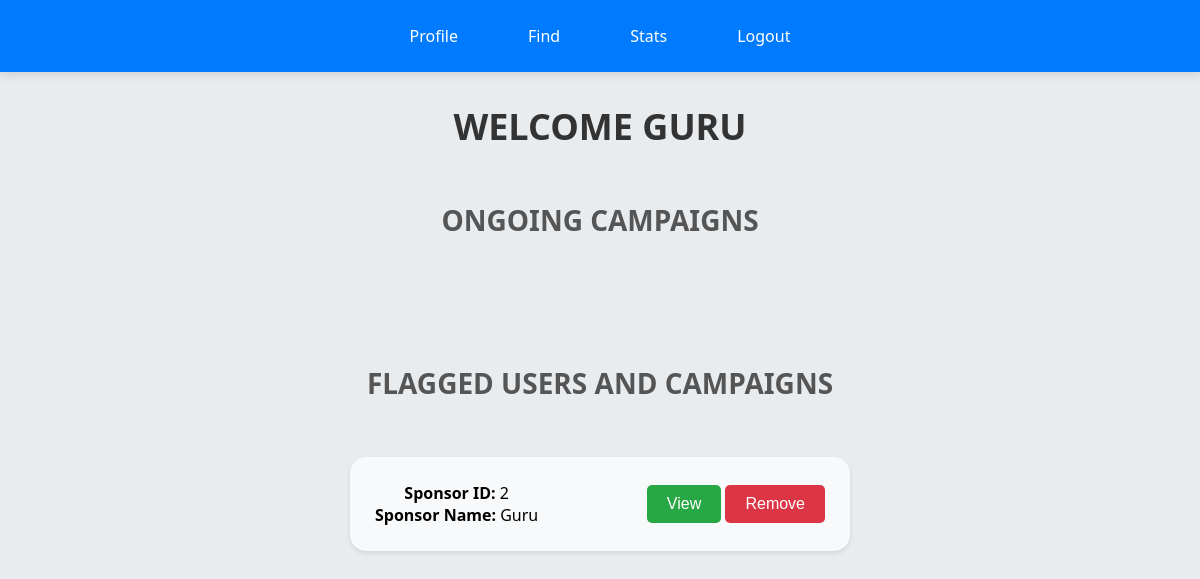
Page /admin_dashboard on the committed database.
### tables this page shows
CREATE TABLE sponsors (
                        id INTEGER PRIMARY KEY AUTOINCREMENT,
                        name VARCHAR(20) NOT NULL,
                        password VARCHAR(20) NOT NULL,
                        industry VARCHAR(20) NOT NULL, 
                        budget INTEGER NOT NULL
                    , flag varchar(10));

### frontpage.py (the view)
@app.route('/admin_dashboard', methods=['GET', 'POST'])
def admin_dashboard():
    if request.method == "POST":
        if request.form['name'] != NAME and request.form['password'] != PASSWORD:
            flash("Invalid username or password")
            return redirect(url_for('admin'))
        else:
            conn = sqlite3.connect('database.db')
            c = conn.cursor()
            today = date.today()
            c.execute("SELECT * from campaign "
                      "WHERE start_date<= ? AND "
                      "end_date>= ?", (today, today))
            ongoing_campaigns = c.fetchall()
            c.execute("SELECT * from sponsors WHERE flag='yes'")
            flag_sponsors = c.fetchall()
            c.execute("SELECT * from influencers WHERE flag='yes'")
            flag_influencers = c.fetchall()
            c.execute("SELECT * from campaign WHERE flag='yes'")
            flag_campaigns = c.fetchall()
            return render_template('admin_dashboard.html', name=request.form['name'],
                                   campaigns=ongoing_campaigns, flag_sponsors=flag_sponsors,
                                   flag_influencers=flag_influencers, flag_campaigns=flag_campaigns)
    else:
        conn = sqlite3.connect('database.db')
        c = conn.cursor()
        today = date.today()
        c.execute("SELECT * from campaign "
                  "WHERE start_date<= ? AND "
                  "end_date>= ?", (today, today))
        ongoing_campaigns = c.fetchall()
        c.execute("SELECT * from sponsors WHERE flag='yes'")
        flag_sponsors = c.fetchall()
        c.execute("SELECT * from influencers WHERE flag='yes'")
        flag_influencers = c.fetchall()
        c.execute("SELECT * from campaign WHERE flag='yes'")
        flag_campaigns = c.fetchall()
        return render_template('admin_dashboard.html', name=NAME,
                               campaigns=ongoing_campaigns, flag_sponsors=flag_sponsors,
                               flag_influencers=flag_influencers, flag_campaigns=flag_campaigns)

### templates/admin_dashboard.html (shortened to what this page needs)
<!DOCTYPE html>
<html lang="en">
<head>
</head>
<body>
    <center>
        <div class="nav">
            <a href="{{ url_for('admin_dashboard') }}">Profile</a>
            <a href="{{ url_for('admin_find') }}">Find</a>
            <a href="{{ url_for('admin_stats') }}">Stats</a>
            <a href="{{ url_for('frontpage') }}" style="display:inline;">Logout</a>
        </div>
        <h1>Welcome {{ name }}</h1>
        <h2>Ongoing Campaigns</h2>
        <ul>
        </ul>
        <h2>Flagged Users and Campaigns</h2>
        <ul>
            {% for sponsor in flag_sponsors %}
            <li>
                <div>
                    <strong>Sponsor ID:</strong> {{ sponsor[0] }}<br>
                    <strong>Sponsor Name:</strong> {{ sponsor[1] }}
                </div>
                <div>
                    <form action="{{ url_for('admin_view_sponsor', spon_id=sponsor[0]) }}" style="display:inline;">
                        <button type="submit" class="button">View</button>
                    </form>
                    <form action="{{ url_for('remove_sponsor', spon_id=sponsor[0]) }}" style="display:inline;">
                        <button type="submit" class="button button-remove">Remove</button>
                    </form>
                </div>
            </li>
            {% endfor %}
        </ul>
    </center>
</body>
</html>

### templates/admin_dashboard.html (style rules this page uses)
body { font-family: 'Segoe UI', Tahoma, Geneva, Verdana, sans-serif; background-color: #e9ecef; margin: 0; padding: 0; }
h1 { color: #333; text-align: center; text-transform: uppercase; font-size: 36px; margin-bottom: 30px; }
h2 { color: #555; text-transform: uppercase; font-size: 28px; margin-top: 50px; margin-bottom: 25px; padding-bottom: 10px; text-align: center; }
.nav { display: flex; justify-content: center; align-items: center; background-color: #007bff; padding: 15px; box-shadow: 0 4px 8px rgba(0, 0, 0, 0.1); margin-bottom: 30px; }
.nav a { color: #fff; text-decoration: none; font-size: 16px; margin: 0 15px; padding: 10px 20px; border-radius: 20px; transition: background-color 0.3s ease; }
ul { list-style-type: none; padding: 20px; margin: 0 auto; display: flex; flex-wrap: wrap; justify-content: center; gap: 20px; max-width: 1000px; }
li { background-color: #f8f9fa; width: 45%; padding: 25px; border-radius: 16px; box-shadow: 0 2px 4px rgba(0, 0, 0, 0.1); display: flex; justify-content: space-between; align-items: center; }
.button { background-color: #28a745; border: none; color: white; padding: 10px 20px; text-align: center; font-size: 16px; border-radius: 5px; transition: background-color 0.3s ease, transform 0.2s ease; cursor: pointer; }
.button-remove { background-color: #dc3545; }

### rows in the picture
sponsors: name "GURU", id "2", name "Guru"
